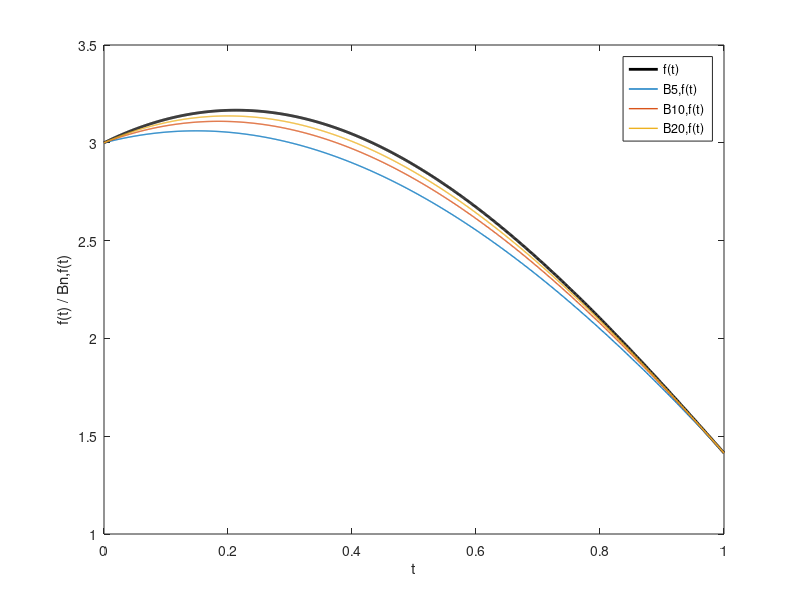

Write MATLAB code to recreate this figure.
% Define the trigonometric function f(t)
f = @(t) 2*sin((1/4)*pi*t)+3*cos((1/2)*pi*t);

% Define the range of t
t = linspace(0, 1, 1000);

% Define the values of n for the Bernstein approximations
n_values = [5, 10, 20];

% Initialize a vector to store the maximum differences for each n
max_diff = zeros(length(n_values), 1);

% Compute the Bernstein approximations for each value of n
figure;
plot(t, f(t), 'k-', 'LineWidth', 2);
hold on;
for i = 1:length(n_values)
    n = n_values(i);
    Bn = zeros(size(t));
    for k = 0:n
        Bn = Bn + nchoosek(n, k) * t.^k .* (1-t).^(n-k) .* f(k/n);
    end
    plot(t, Bn, '-', 'LineWidth', 1);
    
    % Compute the maximum difference between f(t) and Bn,f(t)
    diff = abs(f(t) - Bn);
    max_diff(i) = max(diff);
end

% Plot the results
legend('f(t)', ['B', num2str(n_values(1)), ',f(t)'], ['B', num2str(n_values(2)), ',f(t)'], ['B', num2str(n_values(3)), ',f(t)']);
xlabel('t');
ylabel('f(t) / Bn,f(t)');

% Print the maximum differences for each value of n
disp(['Max differences: ', num2str(max_diff')]);

